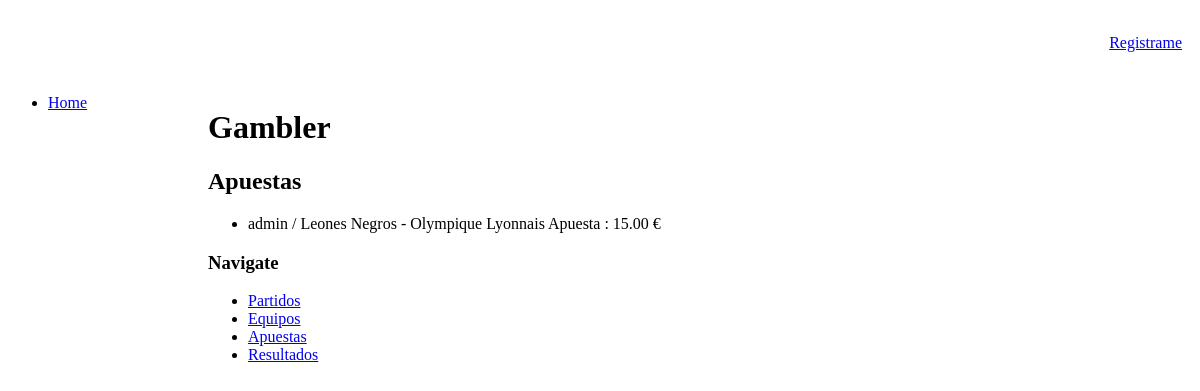
The page /gambler/apuestas on the database as committed earlier.
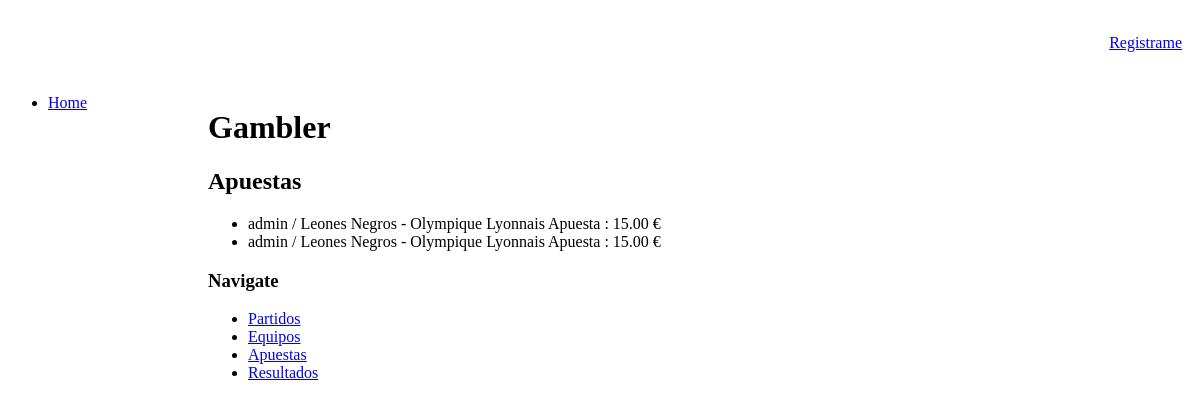
The same page on the database as committed later.
### gambler/models.py (models this page shows, shortened)
class Apuesta(models.Model):
    user = models.ForeignKey(User)
    partido = models.ForeignKey(Partido)
    apuesta = models.DecimalField(max_digits=11, decimal_places=2)
    resultado = models.ForeignKey(Resultado)

class Partido(models.Model):
    jornada = models.IntegerField()
    equipoLocal = models.ForeignKey(Equipo, related_name='equipo_local')
    equipoVisitante = models.ForeignKey(Equipo, related_name='equipo_visitante')
    cuota = models.DecimalField(max_digits=3, decimal_places=2, default=1)
    fecha = models.DateField(default=date.today)
    resultado = models.ForeignKey(Resultado)

class Equipo(models.Model):
    nombreEquipo = models.TextField()

### gambler/views.py (the view)
class ApuestaList(ListView, ConnegResponseMixin):
    model = Apuesta
    context_object_name = 'latest_apuesta_list'
    template_name = 'gambler/apuestas_list.html'

### gambler/views.py (called while the page is built)
    def render_to_response(self, context, **kwargs):
        if 'extension' in self.kwargs:
            try:
                objects = [self.object]
            except AttributeError:
                objects = self.object_list
            if self.kwargs['extension'] == 'json':
                return self.render_json_object_response(objects=objects)
            elif self.kwargs['extension'] == 'xml':
                return self.render_xml_object_response(objects=objects)
        else:
            return super(ConnegResponseMixin, self).render_to_response(context)

### gambler/templates/gambler/apuestas_list.html
{% extends "gambler/show_lists.html" %}
{% block list3 %}
<h2>
    Apuestas
</h2>
<ul>
    {% for apuesta in latest_apuesta_list %}
        <li>{{ apuesta.user}} / {{ apuesta.partido.equipoVisitante.nombreEquipo }} - {{ apuesta.partido.equipoLocal.nombreEquipo }} Apuesta :  {{ apuesta.apuesta }} € </li>
    {% empty %}
        <li>Sorry, no apuestas registered yet.</li>
    {% endfor %}
</ul>
{% endblock list3 %}

Rows that differ between the two databases and show on the page:
added Apuesta: user "admin", partido.equipoVisitante.nombreEquipo "Leones Negros", partido.equipoLocal.nombreEquipo "Olympique Lyonnais", apuesta "15.00"
